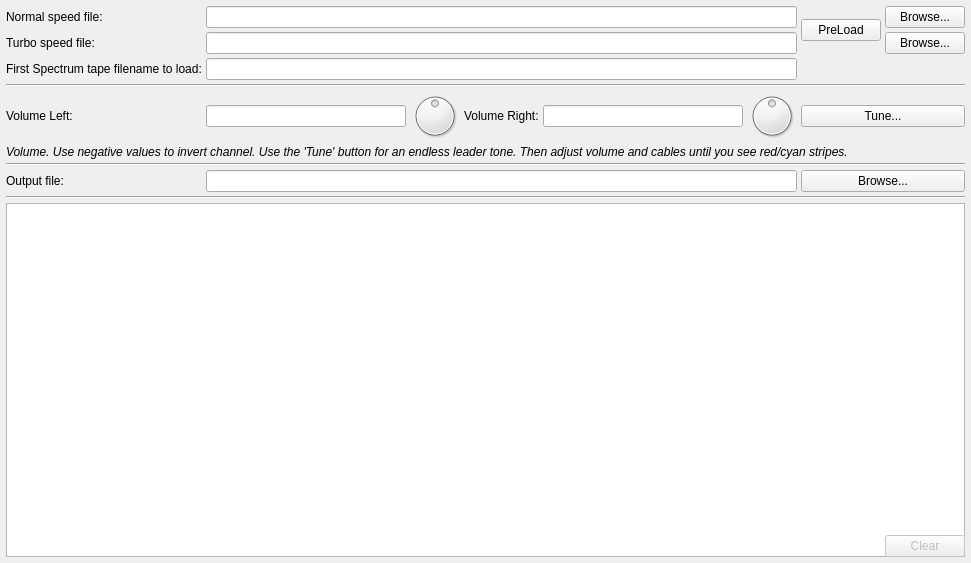
         <widget class="QWidget" name="scrollAreaWidgetContents">
          <property name="geometry">
           <rect>
            <x>0</x>
            <y>0</y>
            <width>971</width>
            <height>563</height>
           </rect>
          </property>
          <layout class="QGridLayout" name="gridLayout_3">
           <property name="leftMargin">
            <number>6</number>
           </property>
           <property name="topMargin">
            <number>6</number>
           </property>
           <property name="rightMargin">
            <number>6</number>
           </property>
           <property name="bottomMargin">
            <number>6</number>
           </property>
           <property name="spacing">
            <number>4</number>
           </property>
           <item row="2" column="2" colspan="5">
            <widget class="LineEdit" name="lineEditZxFilename"/>
           </item>
           <item row="7" column="1" colspan="8">
            <widget class="Line" name="line_2">
             <property name="orientation">
              <enum>Qt::Horizontal</enum>
             </property>
            </widget>
           </item>
           <item row="1" column="2" colspan="5">
            <widget class="LineEdit" name="lineEditTurboFile">
             <property name="toolTip">
              <string>Select a file to speed load here, a game for example.</string>
             </property>
            </widget>
           </item>
           <item row="11" column="1" colspan="8">
            <widget class="Line" name="line_4">
             <property name="orientation">
              <enum>Qt::Horizontal</enum>
             </property>
            </widget>
           </item>
           <item row="8" column="2" colspan="5">
            <widget class="LineEdit" name="lineEditOutputFile"/>
           </item>
           <item row="0" column="1">
            <widget class="QLabel" name="label">
             <property name="text">
              <string>Normal speed file:</string>
             </property>
            </widget>
           </item>
           <item row="4" column="3" alignment="Qt::AlignVCenter">
            <widget class="Dial" name="dialVolumeLeft">
             <property name="maximumSize">
              <size>
               <width>50</width>
               <height>50</height>
              </size>
             </property>
             <property name="minimum">
              <number>-100</number>
             </property>
             <property name="maximum">
              <number>100</number>
             </property>
             <property name="singleStep">
              <number>1</number>
             </property>
             <property name="wrapping">
              <bool>false</bool>
             </property>
            </widget>
           </item>
           <item row="4" column="2">
            <widget class="QLineEdit" name="lineEditVolumeLeft"/>
           </item>
           <item row="0" column="7" rowspan="2">
            <widget class="QPushButton" name="pushButtonPreLoad">
             <property name="toolTip">
              <string>Preload ZQ Loader to ZX Spectrum,so you have time to browse to select file to turbo-load.</string>
             </property>
             <property name="text">
              <string>PreLoad</string>
             </property>
            </widget>
           </item>
           <item row="13" column="1" colspan="8">
            <widget class="QTextEdit" name="textEditOutput">
             <property name="sizeAdjustPolicy">
              <enum>QAbstractScrollArea::AdjustToContents</enum>
             </property>
             <property name="readOnly">
              <bool>true</bool>
             </property>
             <property name="html">
              <string>&lt;!DOCTYPE HTML PUBLIC &quot;-//W3C//DTD HTML 4.0//EN&quot; &quot;http://www.w3.org/TR/REC-html40/strict.dtd&quot;&gt;
&lt;html&gt;&lt;head&gt;&lt;meta name=&quot;qrichtext&quot; content=&quot;1&quot; /&gt;&lt;meta charset=&quot;utf-8&quot; /&gt;&lt;style type=&quot;text/css&quot;&gt;
p, li { white-space: pre-wrap; }
hr { height: 1px; border-width: 0; }
li.unchecked::marker { content: &quot;\2610&quot;; }
li.checked::marker { content: &quot;\2612&quot;; }
&lt;/style&gt;&lt;/head&gt;&lt;body style=&quot; font-family:'Segoe UI'; font-size:9pt; font-weight:400; font-style:normal;&quot;&gt;
&lt;p style=&quot;-qt-paragraph-type:empty; margin-top:0px; margin-bottom:0px; margin-left:0px; margin-right:0px; -qt-block-indent:0; text-indent:0px;&quot;&gt;&lt;br /&gt;&lt;/p&gt;&lt;/body&gt;&lt;/html&gt;</string>
             </property>
             <property name="textInteractionFlags">
              <set>Qt::LinksAccessibleByKeyboard|Qt::LinksAccessibleByMouse|Qt::TextBrowserInteraction|Qt::TextSelectableByKeyboard|Qt::TextSelectableByMouse</set>
             </property>
            </widget>
           </item>
           <item row="1" column="8">
            <widget class="QPushButton" name="pushButtonBrowseTurboFile">
             <property name="text">
              <string>Browse...</string>
             </property>
            </widget>
           </item>
           <item row="0" column="2" colspan="5">
            <widget class="LineEdit" name="lineEditNormalFile">
             <property name="toolTip">
              <string>Enter a file here that will be loaded at normal speed. By default this is the ZQ Loader itself.</string>
             </property>
            </widget>
           </item>
           <item row="4" column="6">
            <widget class="Dial" name="dialVolumeRight">
             <property name="maximumSize">
              <size>
               <width>50</width>
               <height>50</height>
              </size>
             </property>
             <property name="minimum">
              <number>-100</number>
             </property>
             <property name="maximum">
              <number>100</number>
             </property>
             <property name="wrapping">
              <bool>false</bool>
             </property>
             <property name="notchesVisible">
              <bool>false</bool>
             </property>
            </widget>
           </item>
           <item row="2" column="1">
            <widget class="QLabel" name="label_28">
             <property name="text">
              <string>First Spectrum tape filename to load:</string>
             </property>
            </widget>
           </item>
           <item row="5" column="1" colspan="8">
            <widget class="QLabel" name="label_7">
             <property name="text">
              <string>&lt;html&gt;&lt;head/&gt;&lt;body&gt;&lt;p&gt;&lt;span style=&quot; font-style:italic;&quot;&gt;Volume. Use negative values to invert channel. Use the 'Tune' button for an endless leader tone. Then adjust volume and cables until you see red/cyan stripes.&lt;/span&gt;&lt;/p&gt;&lt;/body&gt;&lt;/html&gt;</string>
             </property>
             <property name="textFormat">
              <enum>Qt::RichText</enum>
             </property>
             <property name="wordWrap">
              <bool>true</bool>
             </property>
            </widget>
           </item>
           <item row="1" column="1">
            <widget class="QLabel" name="label_2">
             <property name="text">
              <string>Turbo speed file:</string>
             </property>
            </widget>
           </item>
           <item row="0" column="8">
            <widget class="QPushButton" name="pushButtonBrowseNormalFile">
             <property name="text">
              <string>Browse...</string>
             </property>
            </widget>
           </item>
           <item row="4" column="1">
            <widget class="QLabel" name="label_3">
             <property name="text">
              <string>Volume Left:</string>
             </property>
            </widget>
           </item>
           <item row="3" column="1" colspan="8">
            <widget class="Line" name="line">
             <property name="orientation">
              <enum>Qt::Horizontal</enum>
             </property>
            </widget>
           </item>
           <item row="8" column="1">
            <widget class="QLabel" name="label_10">
             <property name="toolTip">
              <string>&lt;html&gt;&lt;head/&gt;&lt;body&gt;&lt;p&gt;To write an output fil instead of playing sound enter .wav or .tzx output file here. Leave emtpy for normal usage (playing audio)&lt;/p&gt;&lt;/body&gt;&lt;/html&gt;</string>
             </property>
             <property name="text">
              <string>Output file:</string>
             </property>
            </widget>
           </item>
           <item row="4" column="4">
            <widget class="QLabel" name="label_4">
             <property name="text">
              <string>Volume Right:</string>
             </property>
            </widget>
           </item>
           <item row="4" column="5">
            <widget class="QLineEdit" name="lineEditVolumeRight"/>
           </item>
           <item row="13" column="8" alignment="Qt::AlignBottom">
            <widget class="QPushButton" name="pushButtonClean">
             <property name="enabled">
              <bool>false</bool>
             </property>
             <property name="sizePolicy">
              <sizepolicy hsizetype="Minimum" vsizetype="Maximum">
               <horstretch>0</horstretch>
               <verstretch>0</verstretch>
              </sizepolicy>
             </property>
             <property name="text">
              <string>Clear</string>
             </property>
            </widget>
           </item>
           <item row="4" column="7" colspan="2">
            <widget class="QPushButton" name="pushButtonTune">
             <property name="text">
              <string>Tune...</string>
             </property>
            </widget>
           </item>
           <item row="8" column="7" colspan="2">
            <widget class="QPushButton" name="pushButtonBrowseOutputFile">
             <property name="text">
              <string>Browse...</string>
             </property>
            </widget>
           </item>
          </layout>
         </widget>
